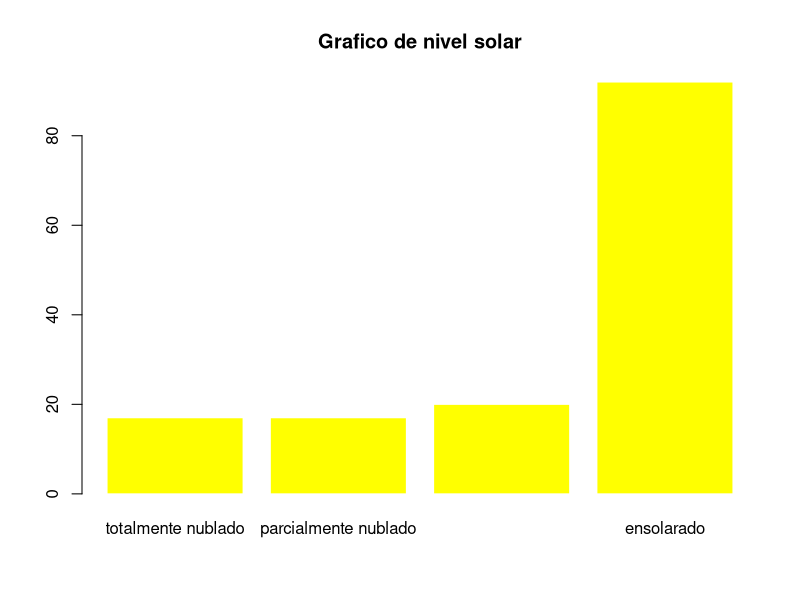
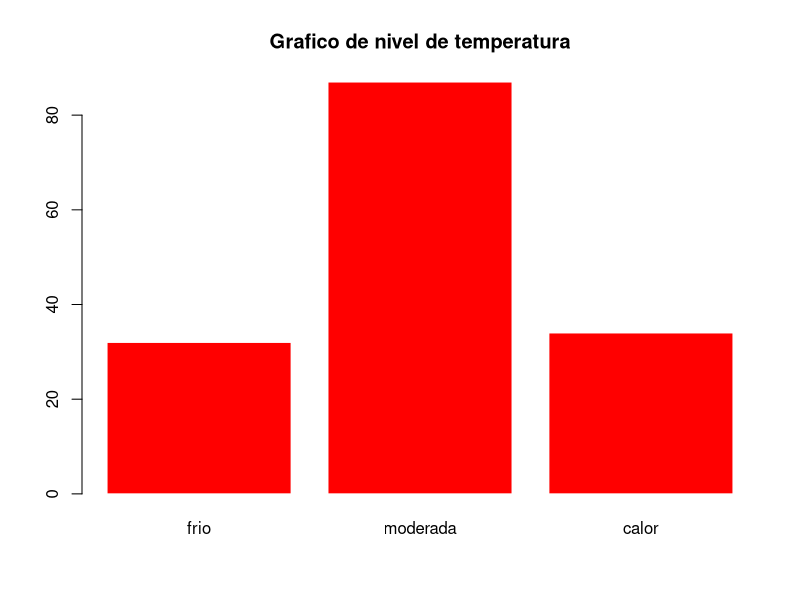
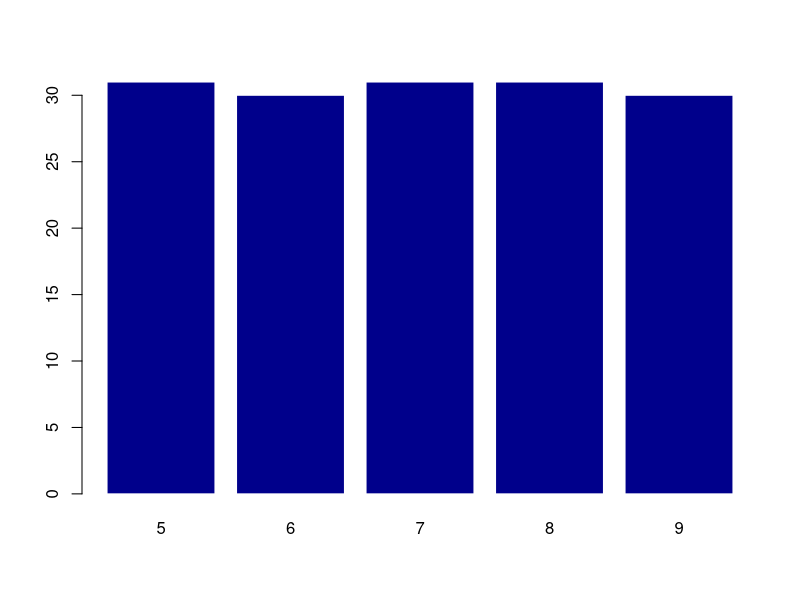
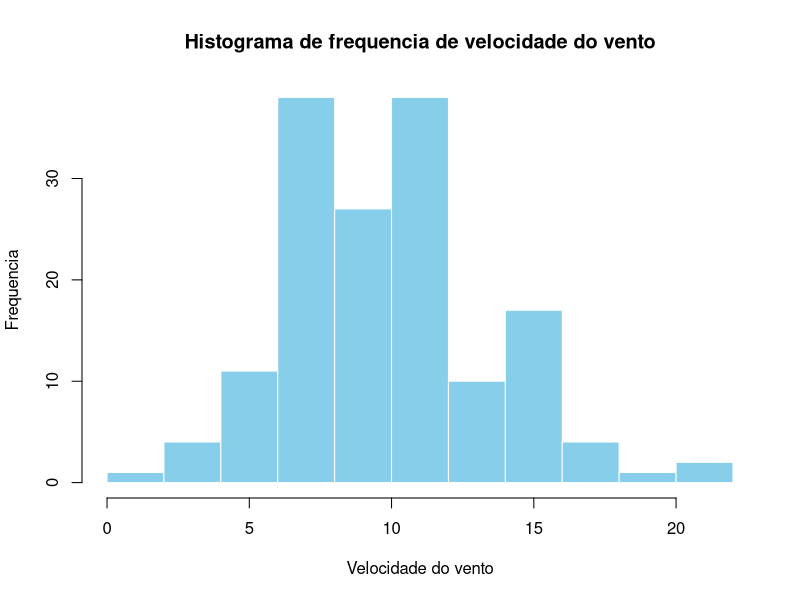

Reproduce these figures in R, in order.
data("airquality")

airquality$TempLevel <- factor(
  cut(airquality$Temp, breaks = c(0,69,85,100)), # QUALITATIVA ORDINAL
  labels = c("frio", "moderada", "calor"),
  ordered = TRUE
)

airquality$SolarLevel <- factor(
  cut(airquality$Solar, breaks = c(0,50,100,160,400)), # QUALITATIVA NOMINAL
  labels = c("totalmente nublado", "parcialmente nublado", "predominante nublado", "ensolarado"),
  ordered = FALSE
)

airquality$Ozone # QUANTITATIVA DISCRETA
airquality$Solar.R # QUANTITATIVA DISCRETA
airquality$Wind # QUANTITATIVA CONTINUA
airquality$Temp # QUANTITATIVA DISCRETA
airquality$Month# QUANTITATIVA DISCRETA
airquality$Day # QUANTITATIVA DISCRETA
airquality$TempLevel # QUALITATIVA ORDINAL
airquality$TempLevel # QUALITATIVA NOMINAL

# Grafico mostra quantas vezes o clima estava em totalmente nublado, 
# parcialmente nublado, predominante nublado ou ensolarado
barplot(table(airquality$SolarLevel), main = "Grafico de nivel solar",
        col = "yellow", border = FALSE)

# Grafico mostra quantas vezes a temperatura estava em  
# frio, moderada, calor
barplot(table(airquality$TempLevel), main = "Grafico de nivel de temperatura",
        col = "red", border = FALSE)

# Grafico mostra as semanas da gravação dos dados
barplot(table(airquality$Month),col = "darkblue", border = FALSE)

# Histograma mostra a frequencia de velocidade do vento
hist(airquality$Wind, main = "Histograma de frequencia de velocidade do vento",
     xlab = "Velocidade do vento", ylab= "Frequencia", col = "skyblue", border = FALSE)
